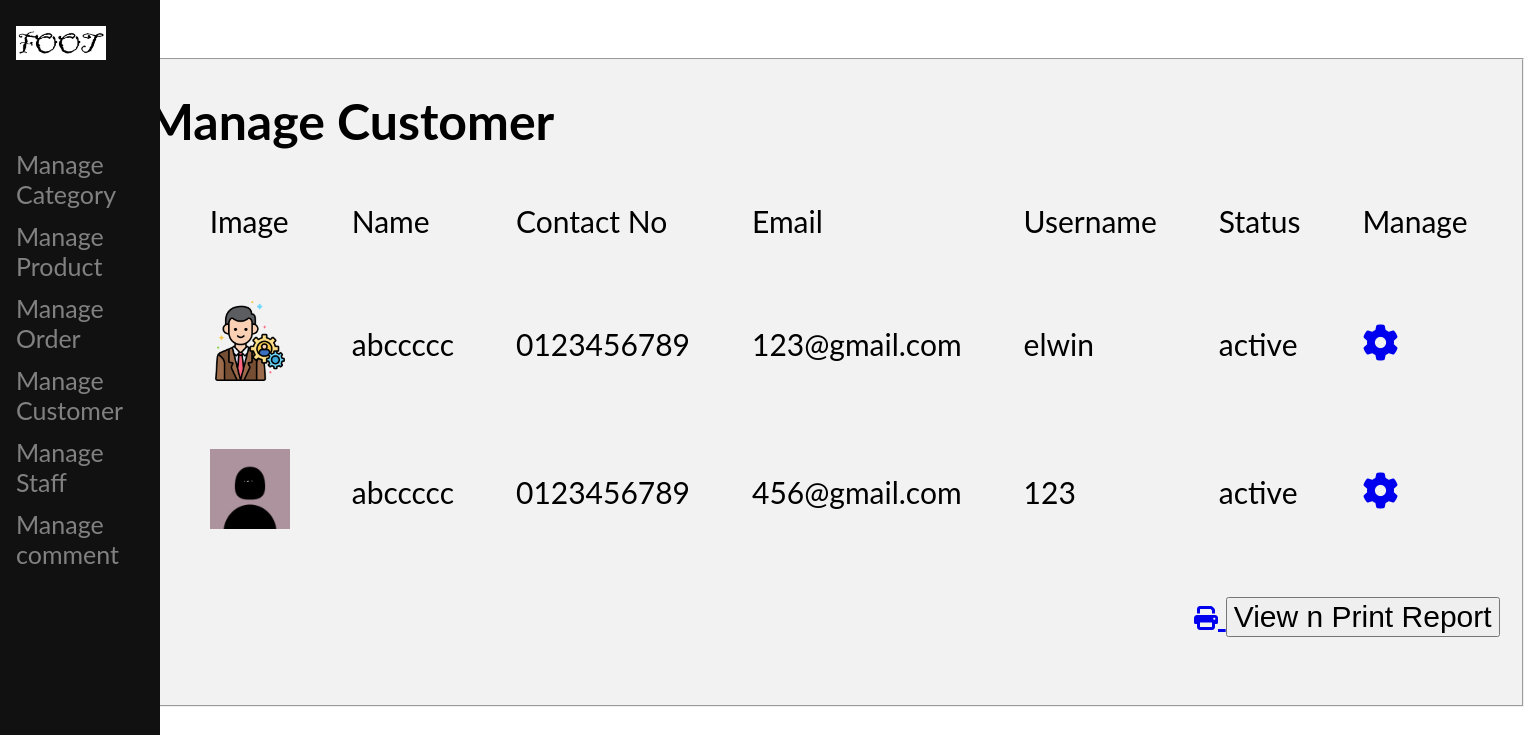
Page /manageuser.php on the committed database.
### tables this page shows
CREATE TABLE `user` (
  `user_id` int(100) NOT NULL,
  `full_name` varchar(50) NOT NULL,
  `contact_no` varchar(14) NOT NULL,
  `email_address` varchar(30) NOT NULL,
  `username` varchar(30) NOT NULL,
  `userpassword` varchar(30) NOT NULL,
  `confirm_password` varchar(30) NOT NULL,
  `image` varchar(100) NOT NULL,
  `status` varchar(10) NOT NULL
);

### manageuser.php (the view, shortened to what this page needs)
<?php
    include 'adminheader.php';
    include 'conn.php';
?>
<!DOCTYPE html>
<html lang="en">
<head>
</head>
<body>
<div id="wrapper">
<div class="middle">
    <fieldset>
    <?php
        $sql = "select * from user";
        $result = mysqli_query($conn,$sql);
        ?>
      <h1><i class="fa fa-address-book-o" style="font-size:50px"></i><b style="font-size: 50px;"> Manage Customer</b></h1>
      <table border="0px">
        <tr>
          <td>ID</td>
          <td>Image</td>
          <td>Name</td>
          <td>Contact No</td>
          <td>Email</td>
          <td>Username</td>
          <td>Status</td>
          <td>Manage</td>
        </tr>
        <?php
        while($row = mysqli_fetch_array($result))
        {
            ?>
        <tr>
          <td><?php echo $row["user_id"]; ?></td>
          <td><img class='img' src="<?php echo "image/".$row['image'];?>" ></td>
          <td><?php echo $row["full_name"];	?></td>
          <td><?php echo $row["contact_no"];?></td>
          <td><?php echo $row["email_address"];?></td>
          <td><?php echo $row["username"];?></td>
          <td><?php echo $row["status"];?></td>
          <td>
            <a href="editmanageuser.php?email=<?php echo $row['email_address'];?>" alt="update"><i class="fa fa-cog" style="font-size:36px"></i></a>
            </td>
        </tr>
            <?php
        }
		?>
      </table>
<p>
      <span class="left" ><a href="reportuser.php" alt="insert"> <i class='fas fa-print' style='font-size:24px'></i> <input type="button" value="View n Print Report"></span></p>
    </fieldset>
  </div>
</div>
</body>
</html>

### adminheader.php (shortened to what this page needs)
<!DOCTYPE html>
<html lang="en">
<head>
    <link rel="stylesheet" href="https://cdnjs.cloudflare.com/ajax/libs/font-awesome/4.7.0/css/font-awesome.min.css">
</head>
<body>
<div class="sidenav">
        <a href="admindashboard.php" class="center" ><img src="image/foot.png" alt="Shop Logo"></a><br><br>
        <a href="#">Manage Category</a>
        <a href="admin_product.php">Manage Product</a>
        <a href="admin_history.php">Manage Order</a>
        <a href="manageuser.php">Manage Customer</a>
        <a href="#">Manage Staff </a>
        <a href="managecomment.php">Manage comment </a>
</div>
</body>
</html>

### adminheader.php (style rules this page uses)
.center { color: white; }
img { width: 90px; }
body { font-family: "Lato", sans-serif; }
.sidenav { height: 100%; width: 160px; position: fixed; z-index: 1; top: 0; left: 0; background-color: #111; overflow-x: hidden; padding-top: 20px; }
.sidenav a { padding: 6px 8px 6px 16px; text-decoration: none; font-size: 25px; color: #818181; display: block; }

### manageuser.php (style rules this page uses)
fieldset { background-color: #f2f2f2; }
.middle { max-width: 1680px; margin: auto; padding:50px; }
* { font-size: 30px; }
.left { float: right; margin-bottom: 50px; }
td, th { text-align: left; padding: 30px; }
.img { width: 80px; }

### rows in the picture
user: image (picture), full_name "abccccc", contact_no "0123456789", email_address "123@gmail.com", username "elwin", status "active"
user: image (placeholder picture), full_name "abccccc", contact_no "0123456789", email_address "456@gmail.com", username "123", status "active"
